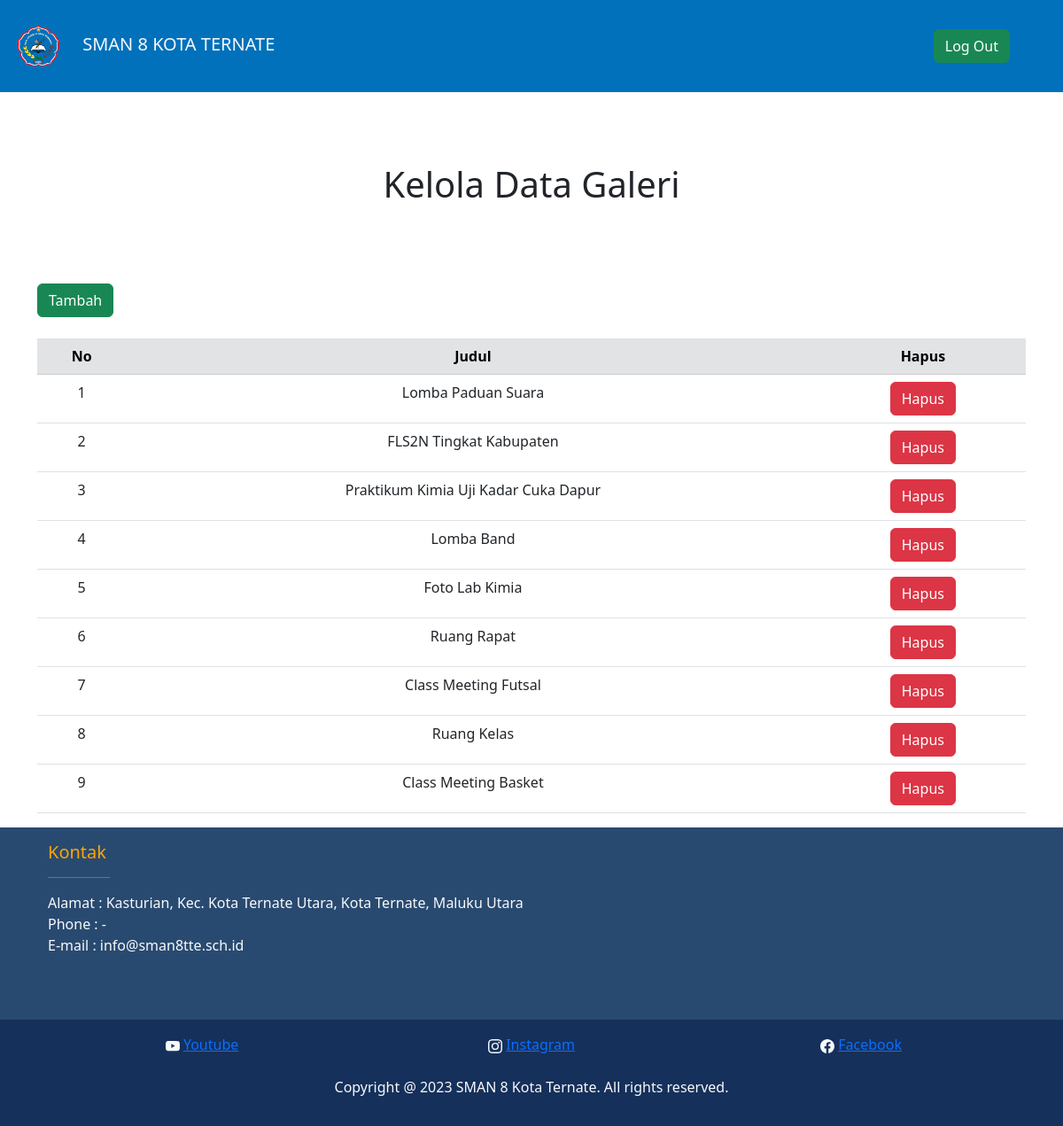
Screenshot of /dataglr.php with the database file from the repository.
### tables this page shows
CREATE TABLE `galeri` (
  `idgaleri` int(3) NOT NULL,
  `foto` varchar(100) NOT NULL,
  `judul` varchar(255) NOT NULL
);

### dataglr.php (the view, shortened to what this page needs)
<?php
include 'koneksi.php';
?>
<!DOCTYPE html>
<html lang="en">
<head>
    <link href="https://cdn.jsdelivr.net/npm/bootstrap@5.3.0-alpha3/dist/css/bootstrap.min.css" rel="stylesheet">
    <link rel="stylesheet" href="background.css">
</head>
<body>
   <header>
        <nav class="navbar" style="background-color: #0171BB;">
            <div class="container mx-1 px-1 py-1" data-aos="fade-down">
                <a class="navbar-brand text-light" href="#"><img style="width: 80px; padding-right: 10px;" src="logo.png" alt=""> SMAN 8 KOTA TERNATE</a>
                <ul class="nav justify-content-end">
                    <div class="dropdown">
                        <button class="btn btn-success">
                            <a href="logout.php" style="color:white; text-decoration:none">Log Out</a>
                        </button>
                    </div>
                </ul>
            </div>
        </nav>
    </header>
   <div class="masterhead" style="height: 200px;">
  <div class="container">
  <h1 style="text-align: center; padding: 80px;">Kelola Data Galeri</h1>
  <a href="upglr.php" class="btn btn-success">Tambah</a> <br><br>
        <table class="table">
            <thead>
              <tr>
                <th class="table-secondary" scope="col">No</th>
                <th class="table-secondary" scope="col">Judul</th>
                <th class="table-secondary"  scope="col">Hapus</th>
              </tr>
            </thead>
            <tbody>
            <?php
					    $selectQuery = "select * from galeri";
					    $squery = mysqli_query($koneksi, $selectQuery);
              $no = 1;
					    while (($result = mysqli_fetch_assoc($squery))) {
				    ?>
				        <tr>
				        <td><?php echo "$no";$no++; ?></td>
				        <td><?php echo $result['judul']; ?></td>
				        <td><a href='?idgaleri=<?php echo $result['idgaleri']?>' onclick="return confirm('Yakin hapus data?')" class="btn btn-danger">Hapus</a></td>
				        </tr>
				<?php
					}
				?>
            </tbody>
          </table>
    </div>
    <div data-aos="fade-up" data-aos-anchor-placement="center-bottom">
    <footer class="footer mt-auto py-3" style="background-color: #294A70;" >
        <div class="container">
            <div class="container text-left text-light mb-3">
                <h5>Kontak</h5>
                <hr style="width: 70px; size: 6;">
            <p>
                Alamat : Kasturian, Kec. Kota Ternate Utara, Kota Ternate, Maluku Utara <br>
                Phone : - <br>
                E-mail : info@sman8tte.sch.id <br>
            </p>
             <br>
            </div>
        </div>
    </footer>
    <footer class="footer mt-auto py-3" style="background-color: #15305B;">
        <div class="container">
            <div class="container text-center text-light mb-3">
                <div class="row">
                  <div class="col">
                    <a href="https://www.youtube.com/@smanegeri8kotaternate192">Youtube</a>
                  </div>
                  <div class="col">
                    <a href="https://www.instagram.com/sman8kotaternate/">Instagram</a>
                  </div>
                  <div class="col">
                    <a href="https://www.facebook.com/pages/Sman-8-Kota-Ternate/990401890993535">Facebook</a>
                  </div>
                </div>
             <br>
              Copyright @ 2023 SMAN 8 Kota Ternate. All rights reserved.
        </div>
      </footer>
    </div>
</body>
</html>

### background.css (style rules this page uses)
.masterhead { background-size: cover; position: relative; background-color: white; }
.container h5 { color: orange; }

### dataglr.php (style rules this page uses)
th { text-align: center; }
td { text-align: center; }

### rows the page displays
galeri: judul "Lomba Paduan Suara"
galeri: judul "FLS2N Tingkat Kabupaten"
galeri: judul "Praktikum Kimia Uji Kadar Cuka Dapur"
galeri: judul "Lomba Band"
galeri: judul "Foto Lab Kimia"
galeri: judul "Ruang Rapat"
galeri: judul "Class Meeting Futsal"
galeri: judul "Ruang Kelas"
galeri: judul "Class Meeting Basket"
